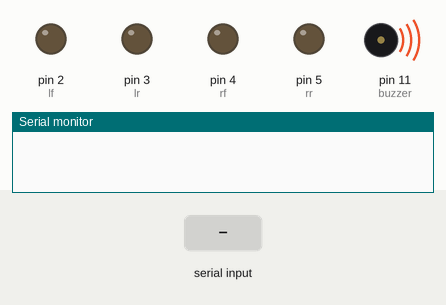
This sketch was run on a simulated Arduino Uno, built with avr-gcc and run on an emulated ATmega328P. On the bench: output pins drawn as LEDs (lit = HIGH), buzzer (waves = sounding, pin HIGH), the last lines printed to the serial monitor. The inputs (shaded band) are chosen by the test bench.

Above: at 0.01 s.
At 1.6 s:
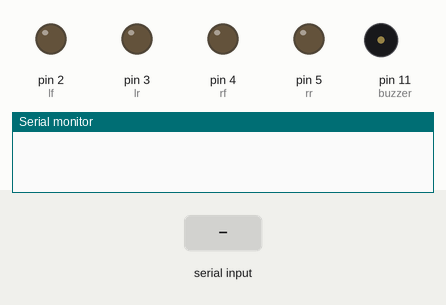
1.7 s: "a" received over Serial
At 2.9 s:
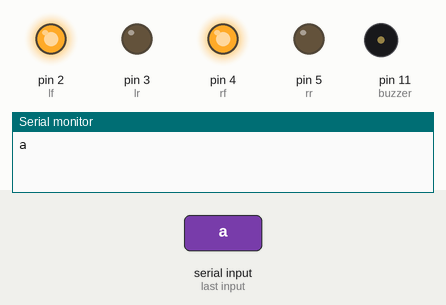
Timing chart, 0 to 8.4 s (numbered marks = the images above; inputs shaded):
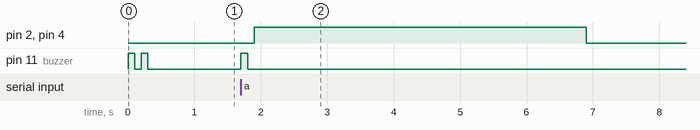

The sketch:

Arduino_UNO.ino
```cpp
#define lf 2
#define lr 3
#define rf 4
#define rr 5
#define buzzer 11

char t;

void setup()
{
  Serial.begin(9600);

  pinMode(lf,OUTPUT);
  pinMode(lr,OUTPUT);

  pinMode(rf,OUTPUT);
  pinMode(rr,OUTPUT);

  pinMode(buzzer,OUTPUT);

  beep();
  beep();

}
void beep()
{
  digitalWrite(buzzer,HIGH);
  delay(100);
  digitalWrite(buzzer,LOW);
  delay(100);
}
void fwd()
{
  digitalWrite(lf,HIGH);
  digitalWrite(rf,HIGH);

  digitalWrite(lr,LOW);
  digitalWrite(rr,LOW);
}
void bwd()
{
  digitalWrite(lf,LOW);
  digitalWrite(rf,LOW);

  digitalWrite(lr,HIGH);
  digitalWrite(rr,HIGH);
}
void lft()
{
  digitalWrite(lf,LOW);
  digitalWrite(rf,HIGH);

  digitalWrite(lr,HIGH);
  digitalWrite(rr,LOW);
}
void ryt()
{
  digitalWrite(lf,HIGH);
  digitalWrite(rf,LOW);

  digitalWrite(lr,LOW);
  digitalWrite(rr,HIGH);
}
void brk()
{
  digitalWrite(lr,LOW);
  digitalWrite(lf,LOW);

  digitalWrite(rf,LOW);
  digitalWrite(rr,LOW);
}
void loop()
{
  if(Serial.available())
  {
      t = Serial.read();
      Serial.println(t);
  }
  if(t == 'a')
  {
    beep();
    fwd();
    delay(5000);
    brk();
  }
  else if(t == 'b')
  {
    beep();
    ryt();
    delay(300);

    brk();
    delay(1000);

    fwd();
    delay(5000);

    brk();
    delay(1000);
  }
  else if(t == 'c')
  {
    beep();
    lft();
    delay(600);

    brk();
    delay(1000);

    fwd();
    delay(5000);

    brk();
    delay(1000);
  }
  else if(t == 's')
  {
    beep();
    brk();
  }
  t=0;
}
```

Measured:
- after the input at 1.7 s, pin 2 (lf), pin 4 (rf): LOW → HIGH after 0.20 s, → LOW 5.0 s later; pin 11 (buzzer): LOW → HIGH at once, → LOW 0.10 s later
